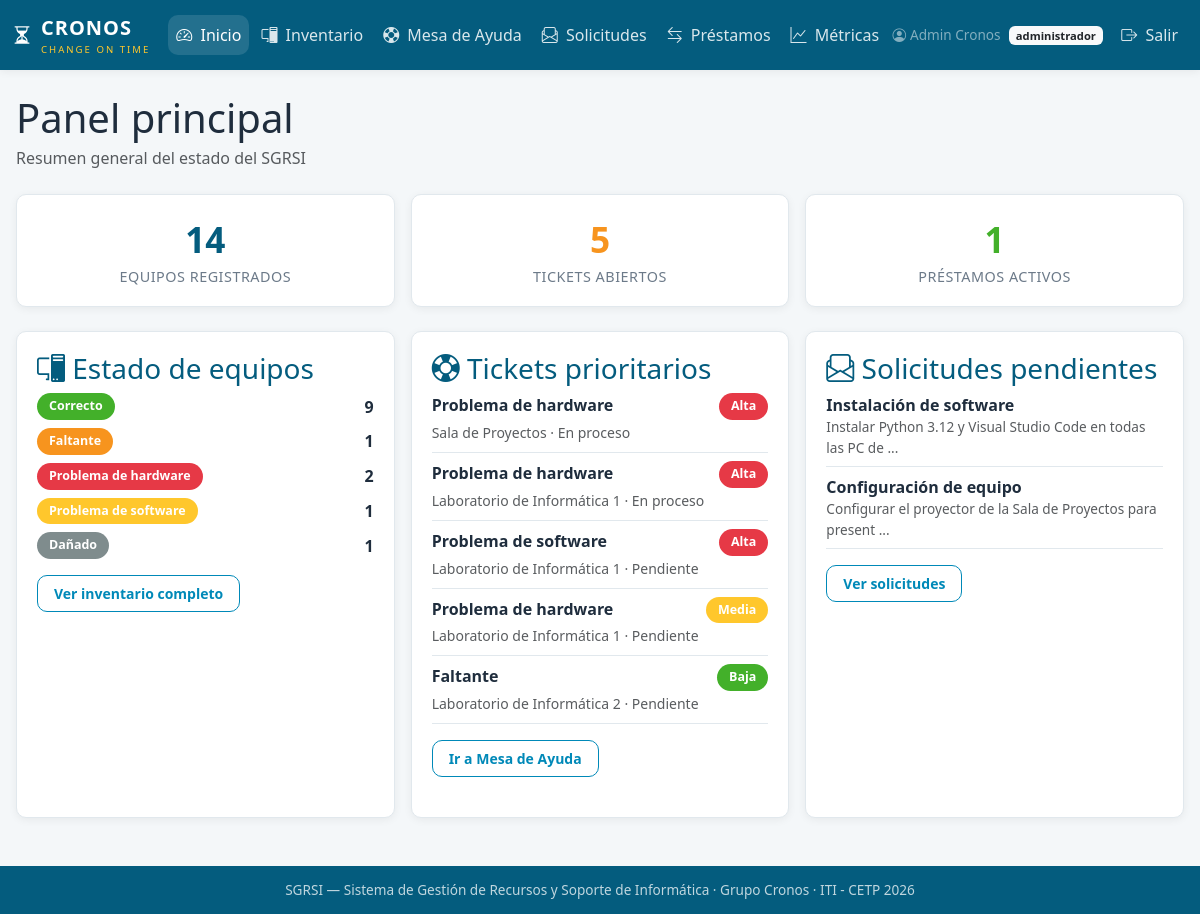
Screenshot of /index.php?pagina=dashboard (signed in) with the database file from the repository.
### tables this page shows
CREATE TABLE IF NOT EXISTS tickets (
    id_ticket        INT AUTO_INCREMENT PRIMARY KEY,
    id_usuario       INT NOT NULL,             
    id_tecnico       INT DEFAULT NULL,         
    id_equipo        INT DEFAULT NULL,
    id_laboratorio   INT DEFAULT NULL,
    incidente        VARCHAR(100) NOT NULL,    
    descripcion      TEXT,                     
    id_prioridad     INT NOT NULL,
    id_estado_ticket INT NOT NULL DEFAULT 1,
    fecha_apertura   DATETIME NOT NULL DEFAULT CURRENT_TIMESTAMP,
    fecha_cierre     DATETIME DEFAULT NULL,
    nota_resolucion  TEXT,
    CONSTRAINT fk_tickets_usuario  FOREIGN KEY (id_usuario)       REFERENCES usuarios(id_usuario),
    CONSTRAINT fk_tickets_tecnico  FOREIGN KEY (id_tecnico)       REFERENCES usuarios(id_usuario),
    CONSTRAINT fk_tickets_equipo   FOREIGN KEY (id_equipo)        REFERENCES equipos(id_equipo),
    CONSTRAINT fk_tickets_lab      FOREIGN KEY (id_laboratorio)   REFERENCES laboratorios(id_laboratorio),
    CONSTRAINT fk_tickets_prior    FOREIGN KEY (id_prioridad)     REFERENCES prioridades(id_prioridad),
    CONSTRAINT fk_tickets_estado   FOREIGN KEY (id_estado_ticket) REFERENCES estados_ticket(id_estado_ticket)
);

CREATE TABLE IF NOT EXISTS prioridades (
    id_prioridad  INT AUTO_INCREMENT PRIMARY KEY,
    nombre        VARCHAR(20) NOT NULL UNIQUE,
    orden         INT NOT NULL,
    color_hex     VARCHAR(7) NOT NULL DEFAULT '#999999'
);

CREATE TABLE IF NOT EXISTS laboratorios (
    id_laboratorio INT AUTO_INCREMENT PRIMARY KEY,
    nombre         VARCHAR(60) NOT NULL,
    numero_salon   VARCHAR(20) NOT NULL,
    capacidad      INT DEFAULT 0,
    activo         TINYINT(1) NOT NULL DEFAULT 1
);

CREATE TABLE IF NOT EXISTS estados_ticket (
    id_estado_ticket INT AUTO_INCREMENT PRIMARY KEY,
    nombre_estado    VARCHAR(30) NOT NULL UNIQUE
);

CREATE TABLE IF NOT EXISTS solicitudes (
    id_solicitud        INT AUTO_INCREMENT PRIMARY KEY,
    id_usuario          INT NOT NULL,
    id_tipo_solicitud   INT NOT NULL,
    id_laboratorio      INT DEFAULT NULL,
    descripcion         TEXT NOT NULL,
    fecha_solicitud     DATETIME NOT NULL DEFAULT CURRENT_TIMESTAMP,
    fecha_necesaria     DATE DEFAULT NULL,
    id_estado_solicitud INT NOT NULL DEFAULT 1,
    CONSTRAINT fk_solicitudes_usuario FOREIGN KEY (id_usuario)          REFERENCES usuarios(id_usuario),
    CONSTRAINT fk_solicitudes_tipo    FOREIGN KEY (id_tipo_solicitud)   REFERENCES tipos_solicitud(id_tipo_solicitud),
    CONSTRAINT fk_solicitudes_lab     FOREIGN KEY (id_laboratorio)      REFERENCES laboratorios(id_laboratorio),
    CONSTRAINT fk_solicitudes_estado  FOREIGN KEY (id_estado_solicitud) REFERENCES estados_solicitud(id_estado_solicitud)
);

CREATE TABLE IF NOT EXISTS tipos_solicitud (
    id_tipo_solicitud INT AUTO_INCREMENT PRIMARY KEY,
    nombre            VARCHAR(60) NOT NULL UNIQUE
);

### src/controllers/DashboardController.php (called while the page is built, shortened)
<?php
$db = Database::conectar();
$stmt = $db->query("SELECT COUNT(*) AS total FROM equipos");
$total_equipos = $stmt->fetch()['total'];
$stmt = $db->query("
    SELECT COUNT(*) AS total FROM tickets t
    JOIN estados_ticket et ON et.id_estado_ticket = t.id_estado_ticket
    WHERE et.nombre_estado != 'Resuelto'
");
$total_tickets_abiertos = $stmt->fetch()['total'];
$stmt = $db->query("
    SELECT COUNT(*) AS total FROM prestamos p
    JOIN estados_prestamo ep ON ep.id_estado_prestamo = p.id_estado_prestamo
    WHERE ep.nombre_estado = 'Activo'
");
$total_prestamos_activos = $stmt->fetch()['total'];
$stmt = $db->query("
    SELECT ee.nombre_estado, ee.color_hex, COUNT(*) AS cantidad
    FROM equipos e
    JOIN estados_equipo ee ON ee.id_estado_equipo = e.id_estado_equipo
    GROUP BY ee.id_estado_equipo
    ORDER BY ee.id_estado_equipo
");
$estados_equipos = $stmt->fetchAll();
$stmt = $db->query("
    SELECT t.id_ticket, t.incidente, t.fecha_apertura,
           p.nombre AS prioridad, p.color_hex AS color_prioridad,
           et.nombre_estado AS estado,
           l.nombre AS laboratorio
    FROM tickets t
    JOIN prioridades p ON p.id_prioridad = t.id_prioridad
    JOIN estados_ticket et ON et.id_estado_ticket = t.id_estado_ticket
    LEFT JOIN laboratorios l ON l.id_laboratorio = t.id_laboratorio
    WHERE et.nombre_estado != 'Resuelto'
    ORDER BY p.orden ASC, t.fecha_apertura ASC
    LIMIT 5
");
$tickets_activos = $stmt->fetchAll();
$stmt = $db->query("
    SELECT s.id_solicitud, s.descripcion, s.fecha_solicitud,
           ts.nombre AS tipo, es.nombre_estado AS estado
    FROM solicitudes s
    JOIN tipos_solicitud ts ON ts.id_tipo_solicitud = s.id_tipo_solicitud
    JOIN estados_solicitud es ON es.id_estado_solicitud = s.id_estado_solicitud
    WHERE es.nombre_estado = 'Pendiente'
    ORDER BY s.fecha_solicitud ASC
    LIMIT 5
");
$solicitudes_pendientes = $stmt->fetchAll();
$pagina_actual = 'dashboard';
require_once __DIR__ . '/../../views/dashboard.php';
$contenido = ob_get_clean();
require_once __DIR__ . '/../../views/layouts/base.php';

### views/dashboard.php (the view)
<h1 class="mb-1">Panel principal</h1>
<p class="text-muted mb-4">Resumen general del estado del SGRSI</p>
<div class="row g-3 mb-4">
    <div class="col-md-4">
        <div class="metric-card">
            <div class="metric-valor"><?= $total_equipos ?></div>
            <div class="metric-label">Equipos registrados</div>
        </div>
    </div>
    <div class="col-md-4">
        <div class="metric-card metric-naranja">
            <div class="metric-valor"><?= $total_tickets_abiertos ?></div>
            <div class="metric-label">Tickets abiertos</div>
        </div>
    </div>
    <div class="col-md-4">
        <div class="metric-card metric-verde">
            <div class="metric-valor"><?= $total_prestamos_activos ?></div>
            <div class="metric-label">Préstamos activos</div>
        </div>
    </div>
</div>
<div class="row g-3">
    <div class="col-md-4">
        <div class="card-cronos h-100">
            <h3><i class="bi bi-pc-display"></i> Estado de equipos</h3>
            <?php if ($estados_equipos): ?>
                <?php foreach ($estados_equipos as $e): ?>
                <div class="d-flex justify-content-between align-items-center mb-2">
                    <span class="badge-estado" style="background-color:<?= $e['color_hex'] ?>">
                        <?= htmlspecialchars($e['nombre_estado']) ?>
                    </span>
                    <strong><?= $e['cantidad'] ?></strong>
                </div>
                <?php endforeach; ?>
            <?php else: ?>
                <p class="text-muted">No hay equipos registrados.</p>
            <?php endif; ?>
            <a href="/index.php?pagina=inventario" class="btn btn-cronos-outline btn-sm mt-2">
                Ver inventario completo
            </a>
        </div>
    </div>
    <div class="col-md-4">
        <div class="card-cronos h-100">
            <h3><i class="bi bi-life-preserver"></i> Tickets prioritarios</h3>
            <?php if ($tickets_activos): ?>
                <?php foreach ($tickets_activos as $t): ?>
                <div class="mb-2 pb-2" style="border-bottom:1px solid var(--borde)">
                    <div class="d-flex justify-content-between">
                        <strong><?= htmlspecialchars($t['incidente']) ?></strong>
                        <span class="badge-estado" style="background-color:<?= $t['color_prioridad'] ?>">
                            <?= htmlspecialchars($t['prioridad']) ?>
                        </span>
                    </div>
                    <small class="text-muted">
                        <?= htmlspecialchars($t['laboratorio'] ?? 'Sin laboratorio') ?>
                        &middot; <?= htmlspecialchars($t['estado']) ?>
                    </small>
                </div>
                <?php endforeach; ?>
            <?php else: ?>
                <p class="text-muted">No hay tickets pendientes.</p>
            <?php endif; ?>
            <a href="/index.php?pagina=tickets" class="btn btn-cronos-outline btn-sm mt-2">
                Ir a Mesa de Ayuda
            </a>
        </div>
    </div>
    <div class="col-md-4">
        <div class="card-cronos h-100">
            <h3><i class="bi bi-envelope-paper"></i> Solicitudes pendientes</h3>
            <?php if ($solicitudes_pendientes): ?>
                <?php foreach ($solicitudes_pendientes as $s): ?>
                <div class="mb-2 pb-2" style="border-bottom:1px solid var(--borde)">
                    <strong><?= htmlspecialchars($s['tipo']) ?></strong>
                    <p class="mb-0 text-muted" style="font-size:.85rem">
                        <?= htmlspecialchars(substr($s['descripcion'], 0, 60)) ?>
                        <?= strlen($s['descripcion']) > 60 ? '...' : '' ?>
                    </p>
                </div>
                <?php endforeach; ?>
            <?php else: ?>
                <p class="text-muted">No hay solicitudes pendientes.</p>
            <?php endif; ?>
            <a href="/index.php?pagina=solicitudes" class="btn btn-cronos-outline btn-sm mt-2">
                Ver solicitudes
            </a>
        </div>
    </div>
</div>

### public/index.php (shortened to what this page needs)
<?php
$pagina = $_GET['pagina'] ?? 'login';
switch ($pagina) {
    case 'dashboard':
        require_once __DIR__ . '/../src/controllers/DashboardController.php';
        break;
}

### views/layouts/base.php (shortened to what this page needs)
<!DOCTYPE html>
<html lang="es">
<head>
    <link href="https://cdn.jsdelivr.net/npm/bootstrap@5.3.3/dist/css/bootstrap.min.css" rel="stylesheet">
    <link href="https://cdn.jsdelivr.net/npm/bootstrap-icons@1.11.3/font/bootstrap-icons.css" rel="stylesheet">
    <link href="/assets/css/style.css" rel="stylesheet">
</head>
<body>
<nav class="navbar navbar-expand-lg navbar-cronos">
    <div class="container-fluid" style="max-width:1200px;margin:0 auto;">
        <a class="navbar-brand" href="/index.php?pagina=dashboard">
            <i class="bi bi-hourglass-split"></i>
            <span>
                CRONOS
                <span class="badge-slogan d-block">Change On Time</span>
            </span>
        </a>
        <div class="collapse navbar-collapse" id="navCronos">
            <ul class="navbar-nav me-auto mb-2 mb-lg-0">
                <li class="nav-item">
                    <a class="nav-link <?= ($pagina_actual ?? '') === 'dashboard' ? 'active' : '' ?>"
                       href="/index.php?pagina=dashboard">
                        <i class="bi bi-speedometer2"></i> Inicio
                    </a>
                </li>
                <li class="nav-item">
                    <a class="nav-link <?= ($pagina_actual ?? '') === 'inventario' ? 'active' : '' ?>"
                       href="/index.php?pagina=inventario">
                        <i class="bi bi-pc-display"></i> Inventario
                    </a>
                </li>
                <li class="nav-item">
                    <a class="nav-link <?= ($pagina_actual ?? '') === 'tickets' ? 'active' : '' ?>"
                       href="/index.php?pagina=tickets">
                        <i class="bi bi-life-preserver"></i> Mesa de Ayuda
                    </a>
                </li>
                <li class="nav-item">
                    <a class="nav-link <?= ($pagina_actual ?? '') === 'solicitudes' ? 'active' : '' ?>"
                       href="/index.php?pagina=solicitudes">
                        <i class="bi bi-envelope-paper"></i> Solicitudes
                    </a>
                </li>
                <li class="nav-item">
                    <a class="nav-link <?= ($pagina_actual ?? '') === 'prestamos' ? 'active' : '' ?>"
                       href="/index.php?pagina=prestamos">
                        <i class="bi bi-arrow-left-right"></i> Préstamos
                    </a>
                </li>
                <?php if (($_SESSION['rol'] ?? '') !== 'solicitante'): ?>
                <li class="nav-item">
                    <a class="nav-link <?= ($pagina_actual ?? '') === 'metricas' ? 'active' : '' ?>"
                       href="/index.php?pagina=metricas">
                        <i class="bi bi-graph-up"></i> Métricas
                    </a>
                </li>
                <?php endif; ?>
            </ul>
            <ul class="navbar-nav">
                <li class="nav-item d-flex align-items-center text-white-50 me-2" style="font-size:.85rem;">
                    <i class="bi bi-person-circle me-1"></i>
                    <?= htmlspecialchars($_SESSION['nombre'] ?? '') ?>
                    <span class="badge bg-light text-dark ms-2" style="font-size:.7rem;">
                        <?= htmlspecialchars($_SESSION['rol'] ?? '') ?>
                    </span>
                </li>
                <li class="nav-item">
                    <a class="nav-link" href="/index.php?pagina=logout">
                        <i class="bi bi-box-arrow-right"></i> Salir
                    </a>
                </li>
            </ul>
        </div>
    </div>
</nav>
<main class="contenido">
    <?= $contenido ?? '' ?>
</main>
<footer class="footer-cronos">
    SGRSI &mdash; Sistema de Gestión de Recursos y Soporte de Informática
    &middot; Grupo Cronos &middot; ITI - CETP 2026
</footer>
</body>
</html>

### public/assets/css/style.css (style rules this page uses)
:root { --ceibal-azul: #0089B8; --ceibal-azul-os: #045C7E; --ceibal-verde: #43B02A; --ceibal-naranja: #F7941E; --ceibal-amarillo: #FFC72C; --ceibal-rojo: #E63946; --ceibal-gris: #7F8C8D; --fondo: #F4F7F9; --superficie: #FFFFFF; --texto: #1F2D3D; --texto-claro: #6C7A89; --borde: #E1E8ED; --radio: 10px; --sombra: 0 2px 8px rgba(0, 0, 0, 0.06); }
* { box-sizing: border-box; }
body { font-family: "Segoe UI", Roboto, "Helvetica Neue", Arial, sans-serif; background-color: var(--fondo); color: var(--texto); margin: 0; min-height: 100vh; display: flex; flex-direction: column; }
main.contenido { flex: 1; width: 100%; max-width: 1200px; margin: 0 auto; padding: 24px 16px 48px; }
.navbar-cronos { background-color: var(--ceibal-azul-os); box-shadow: var(--sombra); }
.navbar-cronos .navbar-brand { font-weight: 700; letter-spacing: 1px; color: #FFFFFF !important; display: flex; align-items: center; gap: 8px; }
.navbar-cronos .navbar-brand .badge-slogan { font-size: 0.6rem; font-weight: 400; letter-spacing: 2px; color: var(--ceibal-amarillo); text-transform: uppercase; }
.navbar-cronos .nav-link { color: rgba(255, 255, 255, 0.85) !important; font-weight: 500; border-radius: var(--radio); margin: 0 2px; transition: background-color 0.15s ease; }
.navbar-cronos .nav-link:hover, .navbar-cronos .nav-link.active { color: #FFFFFF !important; background-color: rgba(255, 255, 255, 0.12); }
.navbar-cronos .nav-link i { margin-right: 4px; }
.card-cronos { background-color: var(--superficie); border: 1px solid var(--borde); border-radius: var(--radio); box-shadow: var(--sombra); padding: 20px; margin-bottom: 20px; }
.card-cronos h2, .card-cronos h3 { margin-top: 0; color: var(--ceibal-azul-os); }
.metric-card { background-color: var(--superficie); border-radius: var(--radio); border: 1px solid var(--borde); box-shadow: var(--sombra); padding: 18px; text-align: center; height: 100%; }
.metric-card .metric-valor { font-size: 2.2rem; font-weight: 700; color: var(--ceibal-azul-os); }
.metric-card .metric-label { color: var(--texto-claro); font-size: 0.9rem; text-transform: uppercase; letter-spacing: 0.5px; }
.metric-card.metric-verde .metric-valor { color: var(--ceibal-verde); }
.metric-card.metric-naranja .metric-valor { color: var(--ceibal-naranja); }
.badge-estado { display: inline-block; padding: 4px 12px; border-radius: 999px; font-size: 0.78rem; font-weight: 600; color: #FFFFFF; white-space: nowrap; }
.btn-cronos-outline { background-color: transparent; border: 1.5px solid var(--ceibal-azul); color: var(--ceibal-azul); font-weight: 600; border-radius: var(--radio); padding: 7px 16px; transition: all 0.15s ease; }
footer.footer-cronos { background-color: var(--ceibal-azul-os); color: rgba(255, 255, 255, 0.75); text-align: center; padding: 14px 0; font-size: 0.85rem; }

### rows the page displays
tickets: incidente "Problema de hardware", id_prioridad.nombre "Alta", id_laboratorio.nombre "Sala de Proyectos", id_estado_ticket.nombre_estado "En proceso"
tickets: incidente "Problema de hardware", id_prioridad.nombre "Alta", id_laboratorio.nombre "Laboratorio de Informática 1", id_estado_ticket.nombre_estado "En proceso"
tickets: incidente "Problema de software", id_prioridad.nombre "Alta", id_laboratorio.nombre "Laboratorio de Informática 1", id_estado_ticket.nombre_estado "Pendiente"
tickets: incidente "Problema de hardware", id_prioridad.nombre "Media", id_laboratorio.nombre "Laboratorio de Informática 1", id_estado_ticket.nombre_estado "Pendiente"
tickets: incidente "Faltante", id_prioridad.nombre "Baja", id_laboratorio.nombre "Laboratorio de Informática 2", id_estado_ticket.nombre_estado "Pendiente"
solicitudes: id_tipo_solicitud.nombre "Instalación de software", descripcion "Instalar Python 3.12 y Visual Studio Code en todas las PC de"
solicitudes: id_tipo_solicitud.nombre "Configuración de equipo", descripcion "Configurar el proyector de la Sala de Proyectos para present"

### other values shown
$_SESSION['nombre'] "Admin Cronos"
$_SESSION['rol'] "administrador"
$total_equipos "14"
$total_tickets_abiertos "5"
$total_prestamos_activos "1"
$e['nombre_estado'] "Correcto"
$e['cantidad'] "9"
$e['nombre_estado'] "Faltante"
$e['cantidad'] "1"
$e['nombre_estado'] "Problema de hardware"
$e['cantidad'] "2"
$e['nombre_estado'] "Problema de software"
$e['nombre_estado'] "Dañado"
